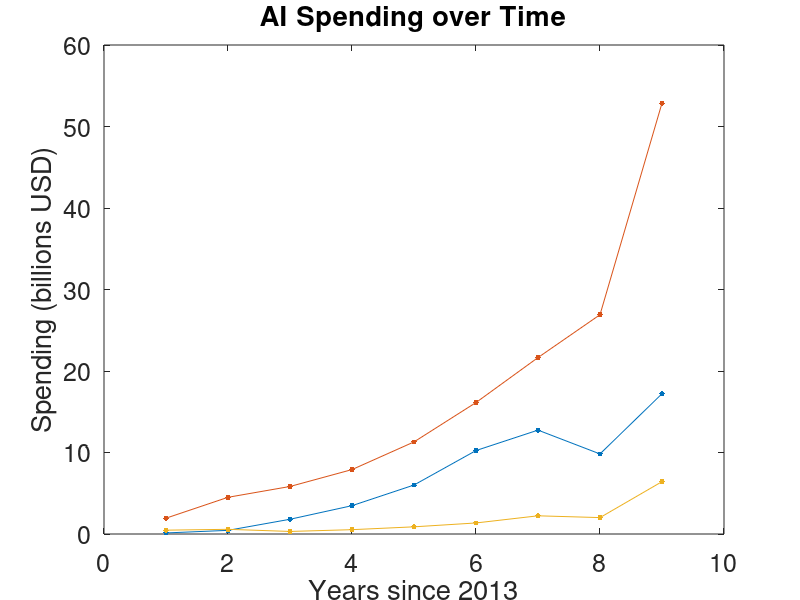

Write the MATLAB code that produced this figure.
china = [0.129 0.448 1.808 3.476 6.009 10.24 12.747 9.823 17.21];
usa = [1.941 4.504 5.831 7.904 11.299 16.13 21.648 26.907 52.872];
eu = [0.471 0.575 0.314 0.531 0.881 1.355 2.233 2.013 6.424];

%% Plot the results
plot(china,'.-','MarkerSize',12); 
hold on 
plot(usa, '.-','MarkerSize',12);  
plot(eu, '.-','MarkerSize',12); % can be commented out
hold off
title('AI Spending over Time', 'FontSize', 24);
set(gca,'FontSize',18)  
xlabel('Years since 2013')   
ylabel('Spending (billions USD)') 